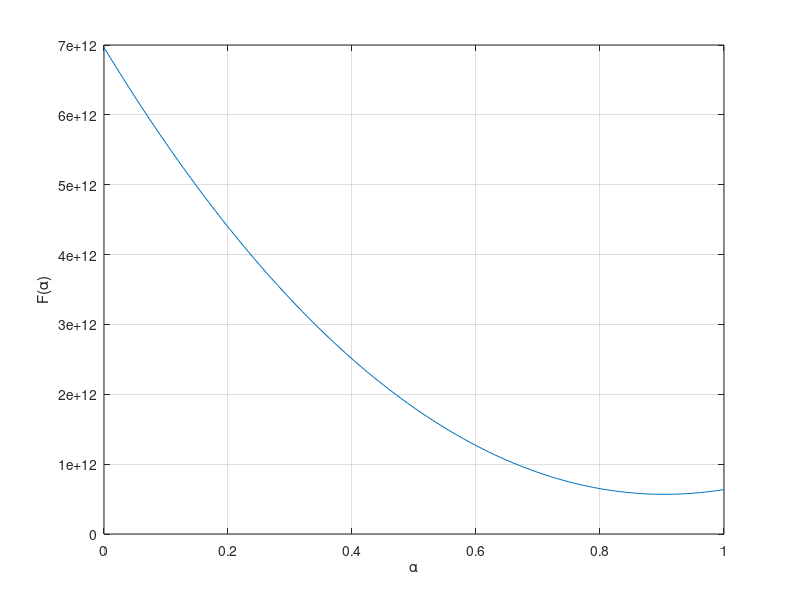
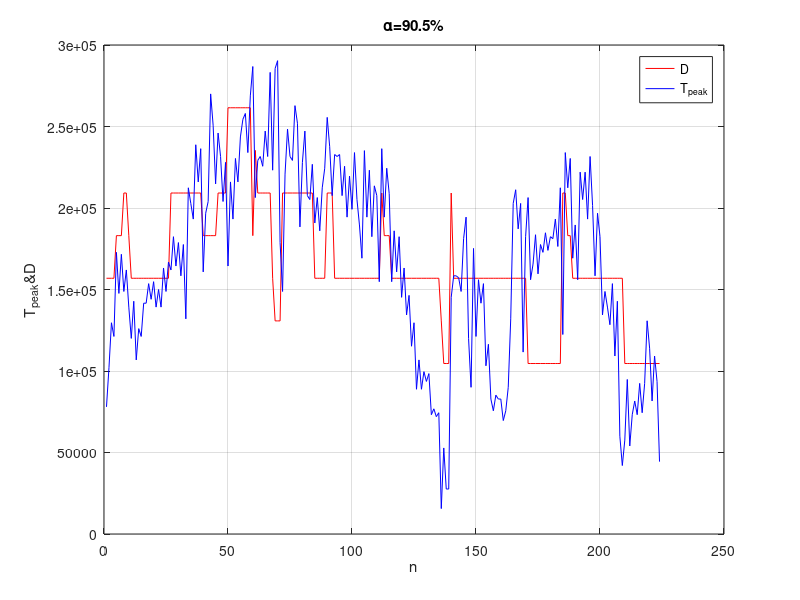

These charts were generated, in order, by the following MATLAB code:
clear
close all
clc

load data;
t_peak=1.6;
Aver_peak_n=Aver_daily_n*0.08*24/t_peak;
tao=1.2;
t_safe=3;
Vmax=60;

Qsdc=3600/t_safe;
k=0;
for i=0:0.01:1
    k=k+1;
    a(k)=i;
    lan(k)=log(a(k)+tao);
    Qnosdc(k)=(Vmax*0.85)/(1/lan(k)+Vmax*tao/3600);
    Q(k)=a(k)*Qsdc+(1-a(k))*Qnosdc(k);
    D=24*Q(k)*All_num;
    E=Aver_peak_n-D;
    S(k)=sum(E.^2);
end
% plot(a,Q);
% xlabel('alpha');ylabel('Q')
figure;plot(a,S)
xlabel('\alpha');ylabel('F(\alpha)');grid on;

% S1=[0 S(1:end-1)];
% SS=S-S1;
% plot(a(2:end),SS(2:end));grid on;   %90.5%

a=0.905;
lan=log(a+tao);
Qnosdc=(Vmax*0.85)/(1/lan+Vmax*tao/3600);
Q=a*Qsdc+(1-a)*Qnosdc;
D=24*Q*All_num;
figure;plot(D,'r');hold on;plot(Aver_peak_n,'b');
xlabel('n');ylabel('T_{peak}&D');grid on;
title('\alpha=90.5%');legend('D','T_{peak}')